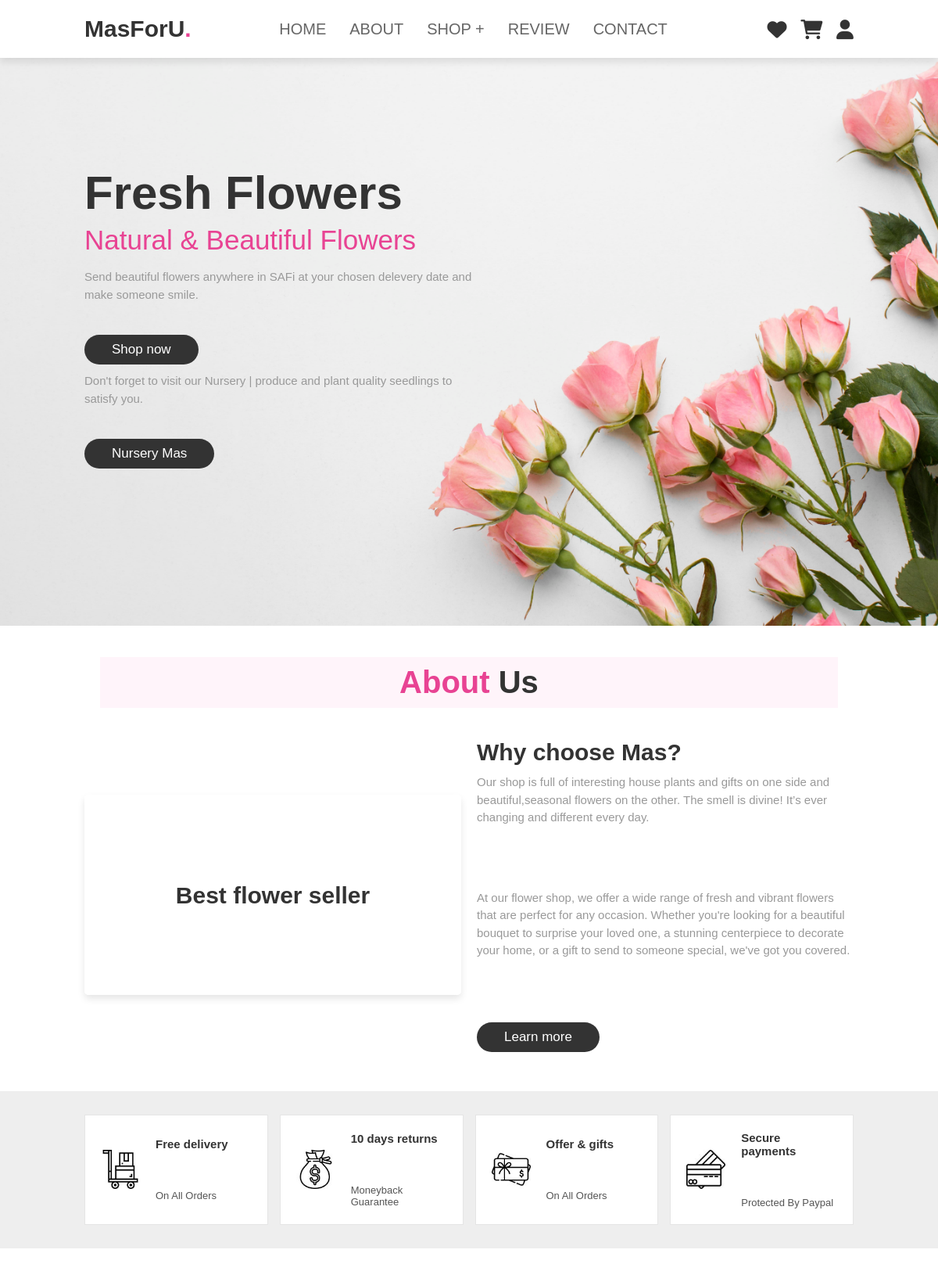
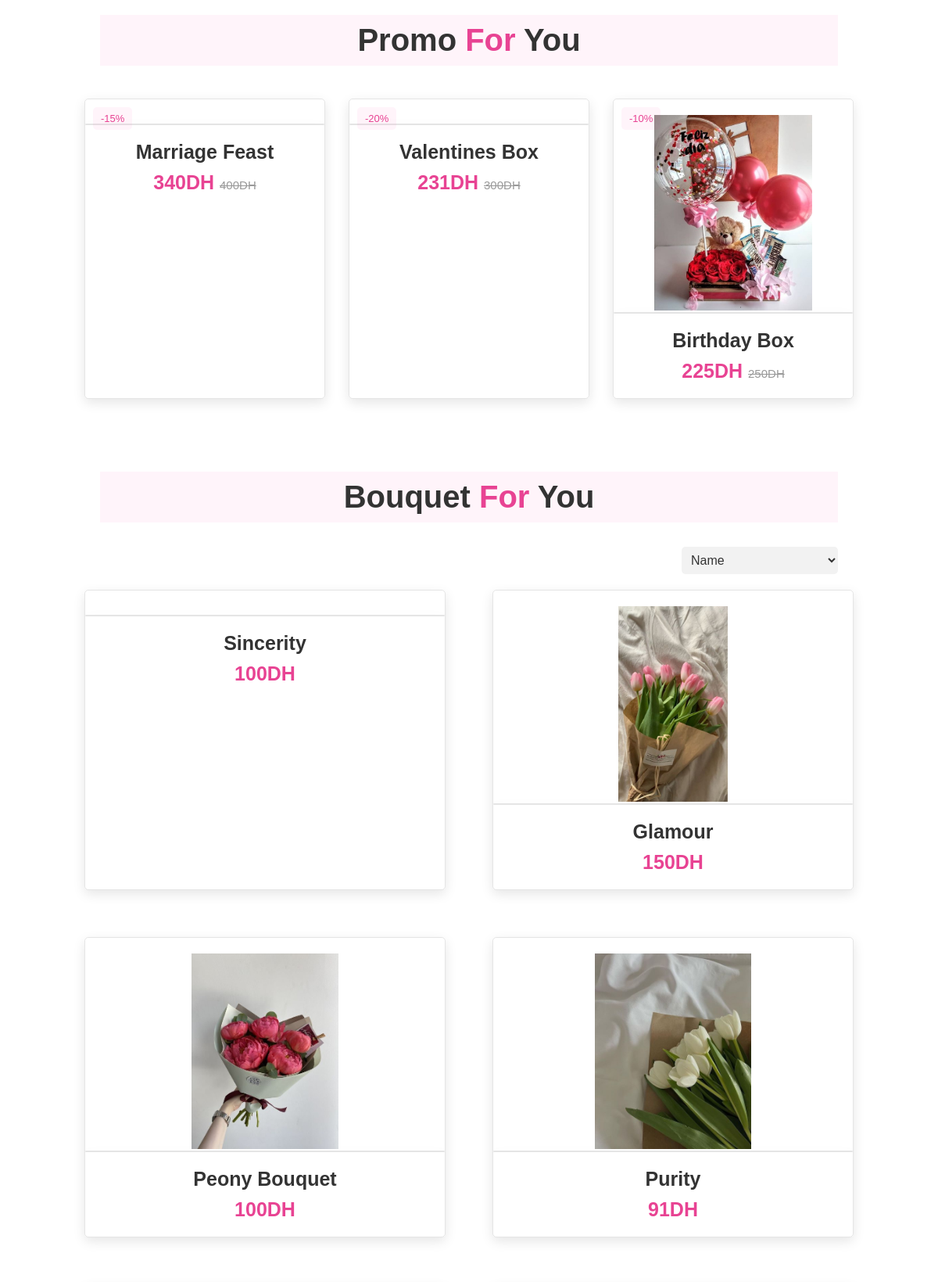
The page / (signed in, upper part) on the database its author committed (2 pictures, top to bottom).
### tables this page shows
CREATE TABLE `promo` (
  `id` int(100) NOT NULL,
  `name` varchar(100) NOT NULL,
  `discount` int(10) NOT NULL,
  `price` int(100) NOT NULL,
  `image` varchar(100) NOT NULL,
  `old` int(100) NOT NULL,
  `quantity` int(100) NOT NULL
);

CREATE TABLE `products` (
  `id` int(100) NOT NULL,
  `name` varchar(100) NOT NULL,
  `details` varchar(500) NOT NULL,
  `price` int(100) NOT NULL,
  `image` varchar(100) NOT NULL,
  `quantity` int(100) NOT NULL
);

### index.php (the view, shortened to what this page needs)
<?php
@include 'configuration.php';
?>
<!DOCTYPE html>
<html lang="en">
<head>
   <link rel="stylesheet" href="https://cdnjs.cloudflare.com/ajax/libs/font-awesome/6.0.0/css/all.min.css">
   <link rel="stylesheet" href="style.css">
   <link rel="stylesheet" href="style_notif.css">
</head>
<body>
<header class="header">
    <a href="#" class="logo">MasForU<span>.</span></a>
    <div class="flex">
        <nav class="navbar">
            <ul>
                <li><a href="index.php">HOME</a></li>
                <li><a href="index.php#about">ABOUT</a></li>
                <li><a href="#">SHOP +</a>
                </li>
                <li><a href="index.php#review">REVIEW</a></li>
                <li><a href="index.php#contact">CONTACT</a></li>
            </ul>
        </nav>
    </div>
    <div class="icons">
        <a href="login.php" class="fas fa-heart" ></a>
        <a href="login.php" class="fas fa-shopping-cart"></a>
        <a href="login.php" class="fas fa-user"></a>
    </div>
</header>
<section class="home" id="home">
    <div class="content">
        <br><h3> Fresh Flowers</h3>
        <span> Natural & Beautiful Flowers </span>
        <p> Send  beautiful flowers anywhere in SAFi at your chosen delevery date and make someone smile.</p>
        <a href="index.php#Bouquet" class="btn">Shop now</a><br>
        <p> Don't forget to visit our Nursery | produce and plant quality seedlings to satisfy you.</p>
        <a href="pepiniere.php"class="btn" target="_blank"> Nursery Mas</a>
    </div>
</section>
<section class="about" id="about">
    <h1 class="heading"><span> About </span> Us </h1>
    <div class="row">
        <div class="video-container">
              <h3>Best flower seller</h3>
        </div>
        <div class="content">
            <h3>Why choose Mas?</h3>
            <p>Our shop is full of interesting house plants and gifts on one side and beautiful,seasonal flowers on the other. The smell is divine! It’s ever changing and different every day. </p>
            <p>At our flower shop, we offer a wide range of fresh and vibrant flowers that are perfect for any occasion. Whether you're looking for a beautiful bouquet to surprise your loved one, a stunning centerpiece to decorate your home, or a gift to send to someone special, we've got you covered.</p>
            <a href="learnmore.php" class="btn">Learn more</a>
        </div>
    </div>
</section>
<section class="icons-container">
    <div class="icons">
        <img src="images/11.jfif" alt="">
        <div class="info">
            <h3>Free delivery</h3>
            <span>On All Orders</span>
        </div>
    </div>
    <div class="icons">
        <img src="images/13.jfif" alt="">
        <div class="info">
            <h3>10 days returns</h3>
            <span>Moneyback Guarantee</span>
        </div>
    </div>
    <div class="icons">
        <img src="images/10.jfif" alt="">
        <div class="info">
            <h3>Offer & gifts</h3>
            <span>On All Orders</span>
        </div>
    </div>
    <div class="icons">
        <img src="images/imaaaage.jfif" alt="">
        <div class="info">
            <h3>Secure payments</h3>
            <span>Protected By Paypal</span>
        </div>
    </div>
</section>
<br><br>
<section class="promo" id="promo">
    <h1 class="heading"> Promo <span>For</span> You</h1>
    <br><br>
    <div class="box-container">
         <?php
               $select_products = mysqli_query($conn, "SELECT * FROM `promo` LIMIT 6") or die('query failed');
               if(mysqli_num_rows($select_products) > 0){
                  while($fetch_products = mysqli_fetch_assoc($select_products)){
            ?>
        <div class="box">
            <span class="discount">-<?php echo $fetch_products['discount']; ?>%</span>
            <div class="image">
                <img src="images/<?php echo $fetch_products['image']; ?>" alt="">
                    <form action="" method="POST" class="box">
                    </form>
            </div>
            <div class="content">
                <h3><?php echo $fetch_products['name']; ?></h3>
                    <div class="price"><?php echo $fetch_products['price']; ?>DH <span><?php echo $fetch_products['old']; ?>DH</span> </div>
            </div>
        </div>
        <?php
         }
      }else{
         echo '<p class="empty">no products added yet!</p>';
      }
      ?>
    </div>
</section>
<br><br><br>
<section class="Bouquet" id="Bouquet">
    <h1 class="heading"> Bouquet <span>For </span>You</h1>
    <br>
    <form id="oneForm" action="tri-produits.php" method="GET">
        <select name="tri" id="tri" class="select-style" onchange="submitFo()">
            <option value="nom">Name</option>
        </select>
    </form></br></br></br></br></br>
    <div class="box-container">
         <?php
               $select_products = mysqli_query($conn, "SELECT * FROM `products`") or die('query failed');
               if(mysqli_num_rows($select_products) > 0){
                  while($fetch_products = mysqli_fetch_assoc($select_products)){
            ?>
        <div class="box">
            <div class="image">
                <img src="images/<?php echo $fetch_products['image']; ?>" alt="">
                    <form action="" method="POST" class="box">
                    </form>
            </div>
            <div class="content">
                <h3><?php echo $fetch_products['name']; ?></h3>
                    <div class="price"><?php echo $fetch_products['price']; ?>DH</div>
            </div>
        </div>
        <?php
         }
      }else{
         echo '<p class="empty">no products added yet!</p>';
      }
      ?>
    </div>
</section>
<br><br><br>
</body>
</html>

### style_notif.css (style rules this page uses)
:root { --pink:#e84393; --light-bg:#f5f5f5; --border:.2rem solid var(--black) ; --light-color:#666; --box-shadow:0 .5rem 1rem rgba(0,0,0,.1); }
* { margin:0;padding:0; font-family: Verdana, Geneva, Tahoma, sans-serif; outline: none ;border:none; text-decoration:none; text-transform: none; transition:.2s linear; }
html { font-size:62.5% ; scroll-behavior: smooth; scroll-padding-top: 6rem; overflow-x: hidden; }
section { padding:2rem 9%; }
.heading { text-align: center; font-size: 4rem; color: #333; padding: 1rem; margin: 2rem; background: rgba(255,51,153,.05); }
.heading span { color: var(--pink); }
.btn { display: inline-block; margin-top: 1rem; border-radius: 5rem; background: #333; color: #fff; padding: .9rem 3.5rem; cursor: pointer; font-size: 1.7rem; text-align: center; }
header { position: fixed; top:0; left:0; right:0; background: #fff; padding: 2rem 9%; display: flex; align-items: center; justify-content: space-between; z-index: 1000; box-shadow: 0 .5rem 1rem rgba(0,0,0,.1); }
header .logo { font-size: 3rem; color:#333; font-weight: bolder; }
header .logo span { color:var(--pink); }
header .navbar a { font-size: 2rem; padding:0 1.5rem; color:#666; }
header .icons a { font-size: 2.5rem; color:#333; margin-left: 1.5rem; }
.header .flex { margin: 0 auto; display: flex; align-items: center; justify-content: space-between; padding:.4rem 2rem; max-width: 1200px; position: relative; }
.header .flex .navbar ul { list-style: none; }
.header .flex .navbar ul li { float: left; position: relative; }
.header .flex .navbar ul li a { font-size: 2rem; padding:0 1.5rem; color:#666; display: block; }

### rows shown on the page
promo: discount "15", name "Marriage Feast", price "340", old "400"
promo: discount "20", name "Valentines Box", price "231", old "300"
promo: discount "10", image (picture), name "Birthday Box", price "225", old "250"
products: name "Sincerity", price "100"
products: image (picture), name "Glamour", price "150"
products: image (picture), name "Peony Bouquet", price "100"
products: image (picture), name "Purity", price "91"
